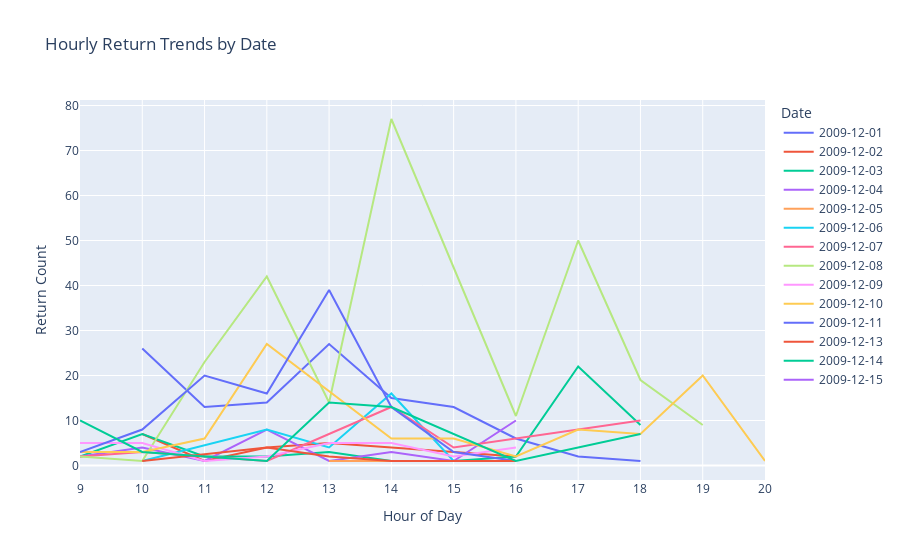

The notebook cell saved with this chart:
### Code cell
import pandas as pd
import plotly.express as px


returns['Hour'] = returns['InvoiceDate'].dt.hour

# Group by both 'ReturnDate' and 'Hour' and count the returns
hourly_returns = returns.groupby(['ReturnDate', 'Hour']).size().reset_index(name='ReturnCount')

# Plot the hourly return trends for each day
fig = px.line(
    hourly_returns, 
    x='Hour', 
    y='ReturnCount', 
    color='ReturnDate',
    labels={'Hour': 'Hour of Day', 'ReturnCount': 'Return Count', 'ReturnDate': 'Date'},
    title="Hourly Return Trends by Date"
)
fig.update_xaxes(dtick=1)  # Show each hour on the x-axis
fig.show()

### Figure 1 — Plotly figure (JSON) as saved in the notebook; plotly's stock layout.template omitted (floating-point values rounded to 4 significant figures)
{"data": [{"hovertemplate": "Date=2009-12-01<br>Hour of Day=%{x}<br>Return Count=%{y}<extra></extra>", "legendgroup": "2009-12-01", "line": {"color": "#636efa", "dash": "solid"}, "marker": {"symbol": "circle"}, "mode": "lines", "name": "2009-12-01", "orientation": "v", "showlegend": true, "type": "scatter", "x": [10, 11, 12, 13, 14, 15, 16, 17, 18], "xaxis": "x", "y": [26, 13, 14, 27, 15, 13, 6, 2, 1], "yaxis": "y"}, {"hovertemplate": "Date=2009-12-02<br>Hour of Day=%{x}<br>Return Count=%{y}<extra></extra>", "legendgroup": "2009-12-02", "line": {"color": "#EF553B", "dash": "solid"}, "marker": {"symbol": "circle"}, "mode": "lines", "name": "2009-12-02", "orientation": "v", "showlegend": true, "type": "scatter", "x": [10, 11, 12, 13, 14, 16], "xaxis": "x", "y": [7, 1, 4, 5, 4, 2], "yaxis": "y"}, {"hovertemplate": "Date=2009-12-03<br>Hour of Day=%{x}<br>Return Count=%{y}<extra></extra>", "legendgroup": "2009-12-03", "line": {"color": "#00cc96", "dash": "solid"}, "marker": {"symbol": "circle"}, "mode": "lines", "name": "2009-12-03", "orientation": "v", "showlegend": true, "type": "scatter", "x": [9, 10, 11, 12, 13, 14, 15, 16, 17, 18], "xaxis": "x", "y": [2, 7, 2, 2, 3, 1, 1, 2, 22, 9], "yaxis": "y"}, {"hovertemplate": "Date=2009-12-04<br>Hour of Day=%{x}<br>Return Count=%{y}<extra></extra>", "legendgroup": "2009-12-04", "line": {"color": "#ab63fa", "dash": "solid"}, "marker": {"symbol": "circle"}, "mode": "lines", "name": "2009-12-04", "orientation": "v", "showlegend": true, "type": "scatter", "x": [9, 10, 11, 12, 13, 14, 15, 16], "xaxis": "x", "y": [2, 4, 1, 8, 1, 3, 1, 10], "yaxis": "y"}, {"hovertemplate": "Date=2009-12-05<br>Hour of Day=%{x}<br>Return Count=%{y}<extra></extra>", "legendgroup": "2009-12-05", "line": {"color": "#FFA15A", "dash": "solid"}, "marker": {"symbol": "circle"}, "mode": "lines", "name": "2009-12-05", "orientation": "v", "showlegend": true, "type": "scatter", "x": [13, 14], "xaxis": "x", "y": [1, 1], "yaxis": "y"}, {"hovertemplate": "Date=2009-12-06<br>Hour of Day=%{x}<br>Return Count=%{y}<extra></extra>", "legendgroup": "2009-12-06", "line": {"color": "#19d3f3", "dash": "solid"}, "marker": {"symbol": "circle"}, "mode": "lines", "name": "2009-12-06", "orientation": "v", "showlegend": true, "type": "scatter", "x": [10, 12, 13, 14, 15, 16], "xaxis": "x", "y": [1, 8, 4, 16, 1, 1], "yaxis": "y"}, {"hovertemplate": "Date=2009-12-07<br>Hour of Day=%{x}<br>Return Count=%{y}<extra></extra>", "legendgroup": "2009-12-07", "line": {"color": "#FF6692", "dash": "solid"}, "marker": {"symbol": "circle"}, "mode": "lines", "name": "2009-12-07", "orientation": "v", "showlegend": true, "type": "scatter", "x": [9, 10, 12, 14, 15, 17, 18], "xaxis": "x", "y": [2, 3, 1, 13, 4, 8, 10], "yaxis": "y"}, {"hovertemplate": "Date=2009-12-08<br>Hour of Day=%{x}<br>Return Count=%{y}<extra></extra>", "legendgroup": "2009-12-08", "line": {"color": "#B6E880", "dash": "solid"}, "marker": {"symbol": "circle"}, "mode": "lines", "name": "2009-12-08", "orientation": "v", "showlegend": true, "type": "scatter", "x": [9, 10, 11, 12, 13, 14, 16, 17, 18, 19], "xaxis": "x", "y": [2, 1, 23, 42, 14, 77, 11, 50, 19, 9], "yaxis": "y"}, {"hovertemplate": "Date=2009-12-09<br>Hour of Day=%{x}<br>Return Count=%{y}<extra></extra>", "legendgroup": "2009-12-09", "line": {"color": "#FF97FF", "dash": "solid"}, "marker": {"symbol": "circle"}, "mode": "lines", "name": "2009-12-09", "orientation": "v", "showlegend": true, "type": "scatter", "x": [9, 10, 11, 12, 13, 14, 15, 16], "xaxis": "x", "y": [5, 5, 1, 2, 5, 5, 2, 4], "yaxis": "y"}, {"hovertemplate": "Date=2009-12-10<br>Hour of Day=%{x}<br>Return Count=%{y}<extra></extra>", "legendgroup": "2009-12-10", "line": {"color": "#FECB52", "dash": "solid"}, "marker": {"symbol": "circle"}, "mode": "lines", "name": "2009-12-10", "orientation": "v", "showlegend": true, "type": "scatter", "x": [9, 10, 11, 12, 14, 15, 16, 17, 18, 19, 20], "xaxis": "x", "y": [3, 3, 6, 27, 6, 6, 2, 8, 7, 20, 1], "yaxis": "y"}, {"hovertemplate": "Date=2009-12-11<br>Hour of Day=%{x}<br>Return Count=%{y}<extra></extra>", "legendgroup": "2009-12-11", "line": {"color": "#636efa", "dash": "solid"}, "marker": {"symbol": "circle"}, "mode": "lines", "name": "2009-12-11", "orientation": "v", "showlegend": true, "type": "scatter", "x": [9, 10, 11, 12, 13, 14, 15, 16], "xaxis": "x", "y": [3, 8, 20, 16, 39, 13, 3, 1], "yaxis": "y"}, {"hovertemplate": "Date=2009-12-13<br>Hour of Day=%{x}<br>Return Count=%{y}<extra></extra>", "legendgroup": "2009-12-13", "line": {"color": "#EF553B", "dash": "solid"}, "marker": {"symbol": "circle"}, "mode": "lines", "name": "2009-12-13", "orientation": "v", "showlegend": true, "type": "scatter", "x": [10, 12, 13, 14, 16], "xaxis": "x", "y": [1, 4, 2, 1, 1], "yaxis": "y"}, {"hovertemplate": "Date=2009-12-14<br>Hour of Day=%{x}<br>Return Count=%{y}<extra></extra>", "legendgroup": "2009-12-14", "line": {"color": "#00cc96", "dash": "solid"}, "marker": {"symbol": "circle"}, "mode": "lines", "name": "2009-12-14", "orientation": "v", "showlegend": true, "type": "scatter", "x": [9, 10, 11, 12, 13, 14, 16, 18], "xaxis": "x", "y": [10, 3, 2, 1, 14, 13, 1, 7], "yaxis": "y"}, {"hovertemplate": "Date=2009-12-15<br>Hour of Day=%{x}<br>Return Count=%{y}<extra></extra>", "legendgroup": "2009-12-15", "line": {"color": "#ab63fa", "dash": "solid"}, "marker": {"symbol": "circle"}, "mode": "lines", "name": "2009-12-15", "orientation": "v", "showlegend": true, "type": "scatter", "x": [9], "xaxis": "x", "y": [1], "yaxis": "y"}], "layout": {"legend": {"title": {"text": "Date"}, "tracegroupgap": 0}, "title": {"text": "Hourly Return Trends by Date"}, "xaxis": {"anchor": "y", "domain": [0, 1], "dtick": 1, "title": {"text": "Hour of Day"}}, "yaxis": {"anchor": "x", "domain": [0, 1], "title": {"text": "Return Count"}}}}
